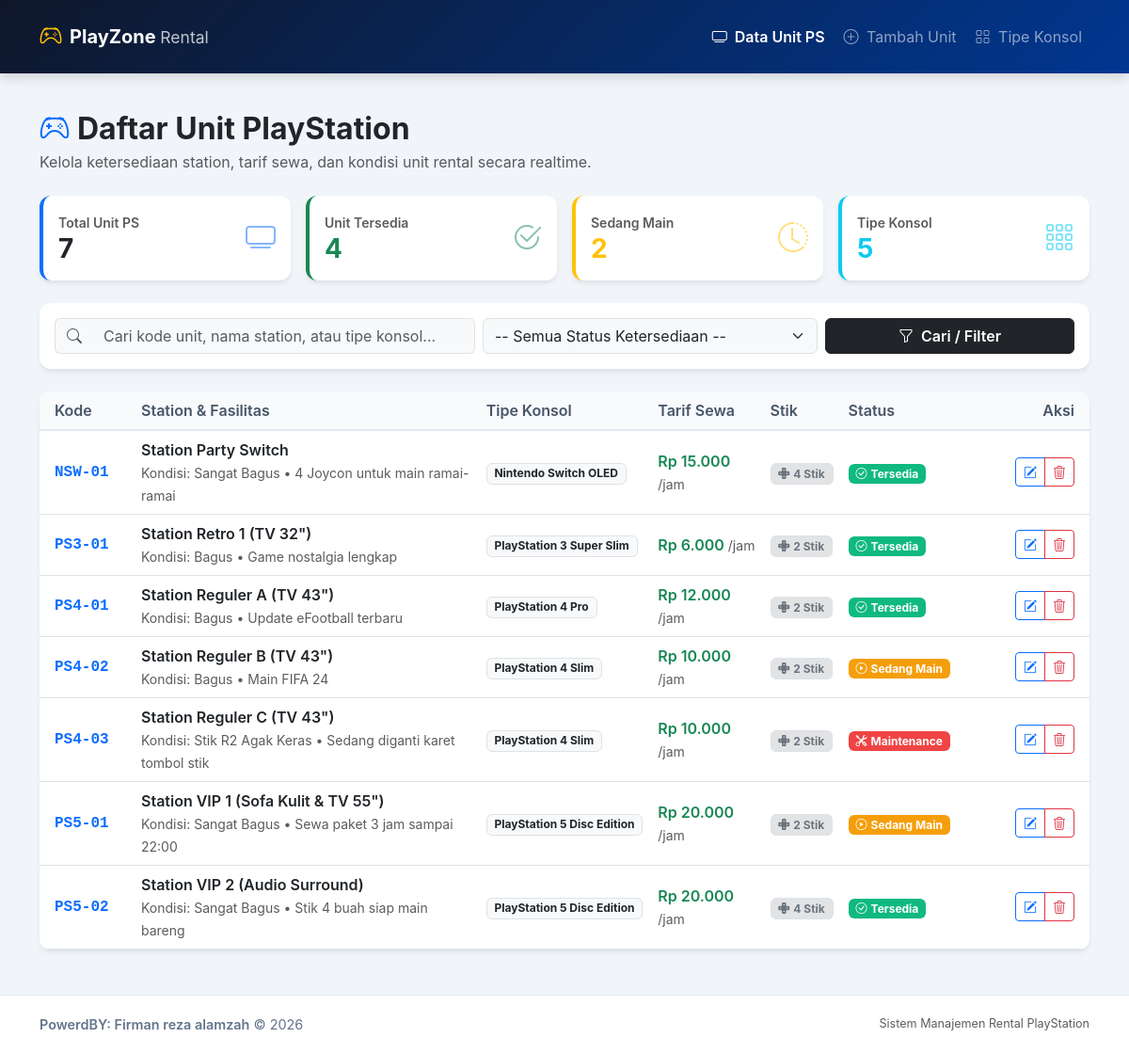
The page / on the database its author committed.
### tables this page shows
CREATE TABLE IF NOT EXISTS unit_rental (
    id_unit INT AUTO_INCREMENT PRIMARY KEY,
    kode_unit VARCHAR(20) NOT NULL UNIQUE,
    nama_station VARCHAR(100) NOT NULL,
    id_kategori INT NOT NULL,
    jumlah_stik INT NOT NULL DEFAULT 2,
    kondisi VARCHAR(50) NOT NULL DEFAULT 'Bagus',
    status ENUM('Tersedia', 'Sedang Main', 'Maintenance') NOT NULL DEFAULT 'Tersedia',
    catatan VARCHAR(255) NULL,
    created_at TIMESTAMP DEFAULT CURRENT_TIMESTAMP,
     
    CONSTRAINT fk_unit_kategori
        FOREIGN KEY (id_kategori)
        REFERENCES kategori_konsol(id_kategori)
        ON UPDATE CASCADE
        ON DELETE RESTRICT
);

CREATE TABLE IF NOT EXISTS kategori_konsol (
    id_kategori INT AUTO_INCREMENT PRIMARY KEY,
    nama_kategori VARCHAR(50) NOT NULL UNIQUE,
    tarif_per_jam INT NOT NULL,
    deskripsi VARCHAR(255) NULL
);

### config.php (called while the page is built, shortened)
<?php
function format_rupiah($nominal) {
    return 'Rp ' . number_format($nominal, 0, ',', '.');
}

### index.php (the view, shortened to what this page needs)
<?php
require_once __DIR__ . '/header.php';
$pdo = get_db();
$cari = trim($_GET['search'] ?? '');
$units = [];
$jmlUnit = 0;
$jmlReady = 0;
$jmlMain = 0;
$jmlKat = 0;
if ($pdo) {
    try {
        $jmlUnit  = $pdo->query("SELECT COUNT(*) FROM unit_rental")->fetchColumn();
        $jmlReady = $pdo->query("SELECT COUNT(*) FROM unit_rental WHERE status = 'Tersedia'")->fetchColumn();
        $jmlMain  = $pdo->query("SELECT COUNT(*) FROM unit_rental WHERE status = 'Sedang Main'")->fetchColumn();
        $jmlKat   = $pdo->query("SELECT COUNT(*) FROM kategori_konsol")->fetchColumn();
        $sql = "SELECT u.id_unit, u.kode_unit, u.nama_station, u.jumlah_stik, u.kondisi, u.status, u.catatan,
                       k.nama_kategori, k.tarif_per_jam
                FROM unit_rental u
                INNER JOIN kategori_konsol k ON u.id_kategori = k.id_kategori
                WHERE 1=1";
        $params = [];
        $sql .= " ORDER BY u.kode_unit ASC";
        $stmt = $pdo->prepare($sql);
        $stmt->execute($params);
        $units = $stmt->fetchAll();
    } catch (PDOException $e) {
        error_log("Read Error: " . $e->getMessage());
        tampil_error_db();
    }
}
?>
<div class="container py-4">
    <div class="mb-4">
        <h2 class="fw-bold mb-1 text-dark">
            <i class="bi bi-controller text-primary me-2"></i>Daftar Unit PlayStation
        </h2>
        <p class="text-muted mb-0">Kelola ketersediaan station, tarif sewa, dan kondisi unit rental secara realtime.</p>
    </div>
    <div class="row g-3 mb-4">
        <div class="col-6 col-lg-3">
            <div class="card card-custom p-3 border-start border-primary border-4">
                <div class="d-flex align-items-center justify-content-between">
                    <div>
                        <span class="text-muted small fw-semibold">Total Unit PS</span>
                        <h3 class="fw-bold mb-0 text-dark"><?= $jmlUnit; ?></h3>
                    </div>
                    <div class="fs-2 text-primary opacity-50"><i class="bi bi-tv"></i></div>
                </div>
            </div>
        </div>
        <div class="col-6 col-lg-3">
            <div class="card card-custom p-3 border-start border-success border-4">
                <div class="d-flex align-items-center justify-content-between">
                    <div>
                        <span class="text-muted small fw-semibold">Unit Tersedia</span>
                        <h3 class="fw-bold mb-0 text-success"><?= $jmlReady; ?></h3>
                    </div>
                    <div class="fs-2 text-success opacity-50"><i class="bi bi-check2-circle"></i></div>
                </div>
            </div>
        </div>
        <div class="col-6 col-lg-3">
            <div class="card card-custom p-3 border-start border-warning border-4">
                <div class="d-flex align-items-center justify-content-between">
                    <div>
                        <span class="text-muted small fw-semibold">Sedang Main</span>
                        <h3 class="fw-bold mb-0 text-warning"><?= $jmlMain; ?></h3>
                    </div>
                    <div class="fs-2 text-warning opacity-50"><i class="bi bi-clock-history"></i></div>
                </div>
            </div>
        </div>
        <div class="col-6 col-lg-3">
            <div class="card card-custom p-3 border-start border-info border-4">
                <div class="d-flex align-items-center justify-content-between">
                    <div>
                        <span class="text-muted small fw-semibold">Tipe Konsol</span>
                        <h3 class="fw-bold mb-0 text-info"><?= $jmlKat; ?></h3>
                    </div>
                    <div class="fs-2 text-info opacity-50"><i class="bi bi-grid-3x3-gap"></i></div>
                </div>
            </div>
        </div>
    </div>
    <div class="card card-custom p-3 mb-4">
        <form method="GET" action="index.php" class="row g-2 align-items-center">
            <div class="col-md-5">
                <div class="input-group">
                    <span class="input-group-text bg-light border-end-0">
                        <i class="bi bi-search text-muted"></i>
                    </span>
                    <input type="text" name="search" class="form-control border-start-0 bg-light"
                           placeholder="Cari kode unit, nama station, atau tipe konsol..."
                           value="<?= htmlspecialchars($cari); ?>">
                </div>
            </div>
            <div class="col-md-4">
                <select name="status" class="form-select bg-light">
                    <option value="">-- Semua Status Ketersediaan --</option>
                </select>
            </div>
            <div class="col-md-3 d-flex gap-2">
                <button type="submit" class="btn btn-dark w-100 fw-semibold">
                    <i class="bi bi-funnel me-1"></i> Cari / Filter
                </button>
            </div>
        </form>
    </div>
    <div class="card card-custom overflow-hidden mb-4">
        <div class="table-responsive">
            <table class="table table-hover align-middle mb-0">
                <thead>
                    <tr>
                        <th class="ps-3" style="width: 100px;">Kode</th>
                        <th>Station & Fasilitas</th>
                        <th>Tipe Konsol</th>
                        <th>Tarif Sewa</th>
                        <th>Stik</th>
                        <th>Status</th>
                        <th class="text-end pe-3" style="width: 140px;">Aksi</th>
                    </tr>
                </thead>
                <tbody>
                    <?php if (!empty($units)): ?>
                        <?php foreach ($units as $u): ?>
                            <tr>
                                <td class="ps-3 fw-bold text-primary font-monospace">
                                    <?= htmlspecialchars($u['kode_unit']); ?>
                                </td>
                                <td>
                                    <div class="fw-semibold text-dark">
                                        <?= htmlspecialchars($u['nama_station']); ?>
                                    </div>
                                    <small class="text-muted">
                                        Kondisi: <?= htmlspecialchars($u['kondisi']); ?>
                                        <?= !empty($u['catatan']) ? ' &bull; ' . htmlspecialchars($u['catatan']) : ''; ?>
                                    </small>
                                </td>
                                <td>
                                    <span class="badge bg-light text-dark border">
                                        <?= htmlspecialchars($u['nama_kategori']); ?>
                                    </span>
                                </td>
                                <td class="fw-semibold text-success">
                                    <?= format_rupiah($u['tarif_per_jam']); ?> <small class="text-muted fw-normal">/jam</small>
                                </td>
                                <td>
                                    <span class="badge bg-secondary-subtle text-secondary border">
                                        <i class="bi bi-dpad-fill me-1"></i><?= (int)$u['jumlah_stik']; ?> Stik
                                    </span>
                                </td>
                                <td>
                                    <?php if ($u['status'] === 'Tersedia'): ?>
                                        <span class="badge badge-tersedia px-2 py-1"><i class="bi bi-check-circle me-1"></i>Tersedia</span>
                                    <?php elseif ($u['status'] === 'Sedang Main'): ?>
                                        <span class="badge badge-main px-2 py-1"><i class="bi bi-play-circle me-1"></i>Sedang Main</span>
                                    <?php else: ?>
                                        <span class="badge badge-maintenance px-2 py-1"><i class="bi bi-tools me-1"></i>Maintenance</span>
                                    <?php endif; ?>
                                </td>
                                <td class="text-end pe-3">
                                    <div class="btn-group btn-group-sm">
                                        <a href="edit.php?id=<?= $u['id_unit']; ?>" class="btn btn-outline-primary" title="Edit Data">
                                            <i class="bi bi-pencil-square"></i>
                                        </a>
                                        <button type="button" class="btn btn-outline-danger"
                                                data-bs-toggle="modal"
                                                data-bs-target="#modalHapus"
                                                data-id="<?= $u['id_unit']; ?>"
                                                data-kode="<?= htmlspecialchars($u['kode_unit']); ?>"
                                                data-nama="<?= htmlspecialchars($u['nama_station']); ?>"
                                                title="Hapus Data">
                                            <i class="bi bi-trash3"></i>
                                        </button>
                                    </div>
                                </td>
                            </tr>
                        <?php endforeach; ?>
                    <?php endif; ?>
                </tbody>
            </table>
        </div>
    </div>
</div>
<?php
require_once __DIR__ . '/footer.php';
?>

### header.php (shortened to what this page needs)
<?php
require_once __DIR__ . '/config.php';
$halAktif = basename($_SERVER['PHP_SELF']);
?>
<!DOCTYPE html>
<html lang="id">
<head>
    <link href="https://cdn.jsdelivr.net/npm/bootstrap@5.3.3/dist/css/bootstrap.min.css" rel="stylesheet">
    <link rel="stylesheet" href="https://cdn.jsdelivr.net/npm/bootstrap-icons@1.11.3/font/bootstrap-icons.min.css">
    <link rel="stylesheet" href="assets/style.css">
</head>
<body>
    <nav class="navbar navbar-expand-lg navbar-dark navbar-custom sticky-top py-3">
        <div class="container">
            <a class="navbar-brand fw-bold d-flex align-items-center gap-2" href="index.php">
                <i class="bi bi-controller fs-4 text-warning"></i>
                <span>PlayZone <small class="fw-normal opacity-75">Rental</small></span>
            </a>
            <div class="collapse navbar-collapse" id="navMenu">
                <ul class="navbar-nav ms-auto mb-2 mb-lg-0 gap-1">
                    <li class="nav-item">
                        <a class="nav-link <?= $halAktif == 'index.php' ? 'active fw-semibold' : '' ?>" href="index.php">
                            <i class="bi bi-tv me-1"></i> Data Unit PS
                        </a>
                    </li>
                    <li class="nav-item">
                        <a class="nav-link <?= $halAktif == 'tambah.php' ? 'active fw-semibold' : '' ?>" href="tambah.php">
                            <i class="bi bi-plus-circle me-1"></i> Tambah Unit
                        </a>
                    </li>
                    <li class="nav-item">
                        <a class="nav-link <?= $halAktif == 'kategori.php' ? 'active fw-semibold' : '' ?>" href="kategori.php">
                            <i class="bi bi-grid me-1"></i> Tipe Konsol
                        </a>
                    </li>
                </ul>
            </div>
        </div>
    </nav>

### footer.php (shortened to what this page needs)
    <footer class="footer mt-auto">
        <div class="container text-center">
            <div class="row align-items-center">
                <div class="col-md-6 text-md-start mb-2 mb-md-0">
                    <span class="fw-semibold">PowerdBY: Firman reza alamzah</span> &copy; <?= date('Y'); ?>
                </div>
                <div class="col-md-6 text-md-end text-muted small">
                    Sistem Manajemen Rental PlayStation
                </div>
            </div>
        </div>
    </footer>
</body>
</html>

### assets/style.css (style rules this page uses)
:root { --ps-blue: #003791; --ps-dark: #0f172a; --ps-accent: #0070d1; }
body { background-color: #f1f5f9; font-family: -apple-system, BlinkMacSystemFont, "Segoe UI", Roboto, Helvetica, Arial, sans-serif; color: #334155; min-height: 100vh; display: flex; flex-direction: column; }
.navbar-custom { background: linear-gradient(135deg, var(--ps-dark) 0%, var(--ps-blue) 100%); box-shadow: 0 4px 12px rgba(0, 0, 0, 0.15); }
.card-custom { border: none; border-radius: 12px; box-shadow: 0 4px 6px -1px rgba(0, 0, 0, 0.07), 0 2px 4px -1px rgba(0, 0, 0, 0.04); background: #ffffff; }
.badge-tersedia { background-color: #10b981; color: #ffffff; }
.badge-main { background-color: #f59e0b; color: #ffffff; }
.badge-maintenance { background-color: #ef4444; color: #ffffff; }
.table th { font-weight: 600; background-color: #f8fafc; color: #475569; border-bottom: 2px solid #e2e8f0; }
.footer { margin-top: auto; background-color: #ffffff; border-top: 1px solid #e2e8f0; padding: 1.25rem 0; font-size: 0.9rem; color: #64748b; }

### rows shown on the page
unit_rental: kode_unit "NSW-01", nama_station "Station Party Switch", kondisi "Sangat Bagus", catatan "4 Joycon untuk main ramai-ramai", id_kategori.nama_kategori "Nintendo Switch OLED", id_kategori.tarif_per_jam "Rp 15.000", jumlah_stik "4", status "Tersedia" (drawn)
unit_rental: kode_unit "PS3-01", nama_station "Station Retro 1 (TV 32\")", kondisi "Bagus", catatan "Game nostalgia lengkap", id_kategori.nama_kategori "PlayStation 3 Super Slim", id_kategori.tarif_per_jam "Rp 6.000", jumlah_stik "2", status "Tersedia" (drawn)
unit_rental: kode_unit "PS4-01", nama_station "Station Reguler A (TV 43\")", kondisi "Bagus", catatan "Update eFootball terbaru", id_kategori.nama_kategori "PlayStation 4 Pro", id_kategori.tarif_per_jam "Rp 12.000", jumlah_stik "2", status "Tersedia" (drawn)
unit_rental: kode_unit "PS4-02", nama_station "Station Reguler B (TV 43\")", kondisi "Bagus", catatan "Main FIFA 24", id_kategori.nama_kategori "PlayStation 4 Slim", id_kategori.tarif_per_jam "Rp 10.000", jumlah_stik "2", status "Sedang Main" (drawn)
unit_rental: kode_unit "PS4-03", nama_station "Station Reguler C (TV 43\")", kondisi "Stik R2 Agak Keras", catatan "Sedang diganti karet tombol stik", id_kategori.nama_kategori "PlayStation 4 Slim", id_kategori.tarif_per_jam "Rp 10.000", jumlah_stik "2", status "Maintenance" (drawn)
unit_rental: kode_unit "PS5-01", nama_station "Station VIP 1 (Sofa Kulit & TV 55\")", kondisi "Sangat Bagus", catatan "Sewa paket 3 jam sampai 22:00", id_kategori.nama_kategori "PlayStation 5 Disc Edition", id_kategori.tarif_per_jam "Rp 20.000", jumlah_stik "2", status "Sedang Main" (drawn)
unit_rental: kode_unit "PS5-02", nama_station "Station VIP 2 (Audio Surround)", kondisi "Sangat Bagus", catatan "Stik 4 buah siap main bareng", id_kategori.nama_kategori "PlayStation 5 Disc Edition", id_kategori.tarif_per_jam "Rp 20.000", jumlah_stik "4", status "Tersedia" (drawn)

### other values the page prints
$jmlUnit "7"
$jmlReady "4"
$jmlMain "2"
$jmlKat "5"
